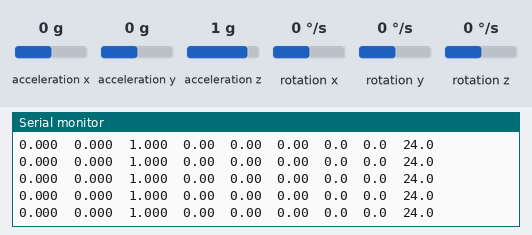
A sketch run on a simulated Arduino Uno, built with avr-gcc and run on an emulated ATmega328P. Shown: the last lines printed to the serial monitor. Wiring (inferred from the names in the program): MPU-6050 motion sensor at I2C address 0x68. Inputs (shaded band) come from the test bench; at power-on: acceleration x 0 g, acceleration y 0 g, acceleration z 1 g, rotation x 0 °/s, rotation y 0 °/s, rotation z 0 °/s.

Above: at 2.0 s.
2.1 s: acceleration x set to -1.4 g
At 2.3 s:
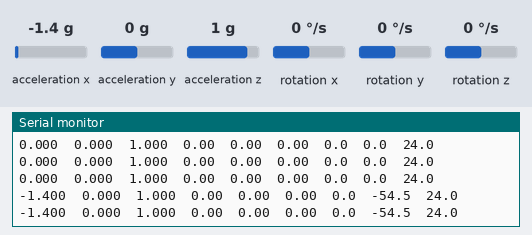
3.6 s: acceleration y set to -1.4 g
At 3.67 s:
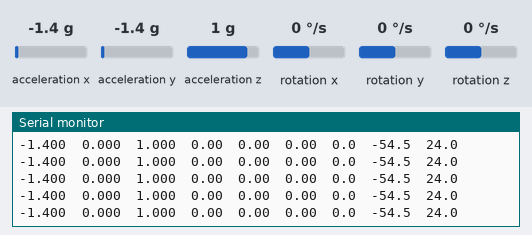
5.1 s: acceleration z set to -1.4 g
At 5.15 s:
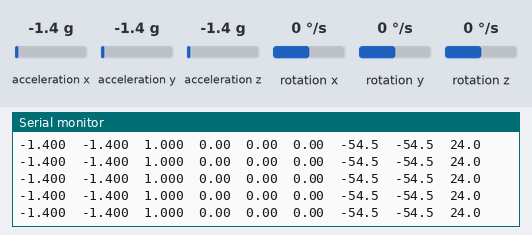
6.6 s: rotation x set to -192 °/s
At 6.63 s:
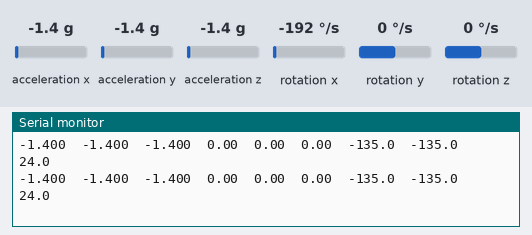
9.6 s: rotation y set to -192 °/s
At 9.6 s:
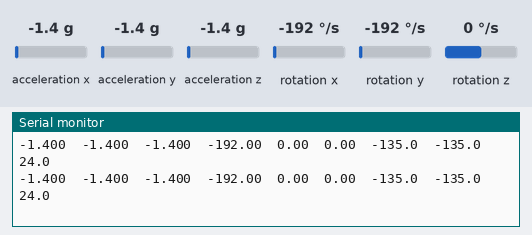

The sketch:

mpu6050_test.ino
```cpp
/*
 * MPU-6050 배선 테스트 스케치
 *
 * 배선:
 *   VCC → 3.3V
 *   GND → GND
 *   SCL → A5
 *   SDA → A4
 *   AD0 → GND  (I2C 주소 0x68)
 *
 * 시리얼 모니터: 115200 baud
 */

#include <Wire.h>

#define MPU_ADDR          0x68
#define REG_WHO_AM_I      0x75
#define REG_PWR_MGMT_1    0x6B
#define REG_CONFIG        0x1A
#define REG_GYRO_CONFIG   0x1B
#define REG_ACCEL_CONFIG  0x1C
#define REG_ACCEL_XOUT_H  0x3B

#define ACCEL_SCALE  16384.0f
#define GYRO_SCALE   131.0f

// ─────────────────────────────────────────
// MPU-6050 레지스터 쓰기
// ─────────────────────────────────────────
void mpuWrite(uint8_t reg, uint8_t val) {
  Wire.beginTransmission(MPU_ADDR);
  Wire.write(reg);
  Wire.write(val);
  Wire.endTransmission();
}

// ─────────────────────────────────────────
// WHO_AM_I 확인 → 연결 여부 체크
// ─────────────────────────────────────────
bool checkConnection() {
  Wire.beginTransmission(MPU_ADDR);
  Wire.write(REG_WHO_AM_I);
  Wire.endTransmission(false);
  Wire.requestFrom(MPU_ADDR, (uint8_t)1);
  uint8_t id = Wire.available() ? Wire.read() : 0xFF;
  Serial.print(F("WHO_AM_I 값: 0x"));
  Serial.println(id, HEX);
  return true;  // 항상 통과
}

// ─────────────────────────────────────────
// 데이터 읽기
// ─────────────────────────────────────────
void readMPU(float &ax, float &ay, float &az,
             float &gx, float &gy, float &gz,
             float &temp) {
  Wire.beginTransmission(MPU_ADDR);
  Wire.write(REG_ACCEL_XOUT_H);
  Wire.endTransmission(false);
  Wire.requestFrom(MPU_ADDR, (uint8_t)14);

  int16_t rax  = ((int16_t)Wire.read() << 8) | Wire.read();
  int16_t ray  = ((int16_t)Wire.read() << 8) | Wire.read();
  int16_t raz  = ((int16_t)Wire.read() << 8) | Wire.read();
  int16_t rtmp = ((int16_t)Wire.read() << 8) | Wire.read();
  int16_t rgx  = ((int16_t)Wire.read() << 8) | Wire.read();
  int16_t rgy  = ((int16_t)Wire.read() << 8) | Wire.read();
  int16_t rgz  = ((int16_t)Wire.read() << 8) | Wire.read();

  ax   = rax / ACCEL_SCALE;
  ay   = ray / ACCEL_SCALE;
  az   = raz / ACCEL_SCALE;
  gx   = rgx / GYRO_SCALE;
  gy   = rgy / GYRO_SCALE;
  gz   = rgz / GYRO_SCALE;
  temp = rtmp / 340.0f + 36.53f;  // MPU-6050 온도 공식 (°C)
}

// ─────────────────────────────────────────
// setup
// ─────────────────────────────────────────
void setup() {
  Serial.begin(115200);
  Wire.begin();
  Wire.setClock(100000);

  Serial.println(F("=========================================="));
  Serial.println(F("  MPU-6050 배선 테스트"));
  Serial.println(F("=========================================="));

  // 연결 확인
  Serial.print(F("I2C 연결 확인 (0x68)... "));
  if (!checkConnection()) {
    Serial.println(F("실패!"));
    Serial.println(F("  배선 재확인:"));
    Serial.println(F("    VCC → 3.3V  /  GND → GND"));
    Serial.println(F("    SCL → A5    /  SDA → A4"));
    Serial.println(F("    AD0 → GND"));
    while (true);  // 연결 실패 시 정지
  }
  Serial.println(F("OK (WHO_AM_I = 0x68)"));

  // MPU-6050 초기화
  delay(100);
  mpuWrite(REG_PWR_MGMT_1,   0x80);  // 리셋
  delay(100);
  mpuWrite(REG_PWR_MGMT_1,   0x00);  // 슬립 해제
  delay(100);
  mpuWrite(REG_CONFIG,       0x03);  // DLPF ~44Hz
  mpuWrite(REG_GYRO_CONFIG,  0x00);  // ±250 °/s
  mpuWrite(REG_ACCEL_CONFIG, 0x00);  // ±2 g

  Serial.println(F("초기화 완료. 데이터 출력 시작...\n"));
  Serial.println(F("ax(g)\tay(g)\taz(g)\tgx(°/s)\tgy(°/s)\tgz(°/s)\tangX(°)\tangY(°)\ttemp(°C)"));

  delay(500);
}

// ─────────────────────────────────────────
// loop
// ─────────────────────────────────────────
void loop() {
  float ax, ay, az, gx, gy, gz, temp;
  readMPU(ax, ay, az, gx, gy, gz, temp);

  // 가속도로 기울기 각도 계산
  float angleX = atan2(ay, az) * (180.0f / PI);  // X축 회전 (앞뒤)
  float angleY = atan2(ax, az) * (180.0f / PI);  // Y축 회전 (좌우)

  // 탭 구분 출력 → 시리얼 플로터에서도 확인 가능
  Serial.print(ax, 3);   Serial.print(F("\t"));
  Serial.print(ay, 3);   Serial.print(F("\t"));
  Serial.print(az, 3);   Serial.print(F("\t"));
  Serial.print(gx, 2);   Serial.print(F("\t"));
  Serial.print(gy, 2);   Serial.print(F("\t"));
  Serial.print(gz, 2);   Serial.print(F("\t"));
  Serial.print(angleX, 1); Serial.print(F("\t"));
  Serial.print(angleY, 1); Serial.print(F("\t"));
  Serial.println(temp, 1);

  delay(100);  // 10Hz 출력
}
```

Measured:
- after the input at 2.1 s, the serial monitor: prints a new line after 0.09 s (image 1)
